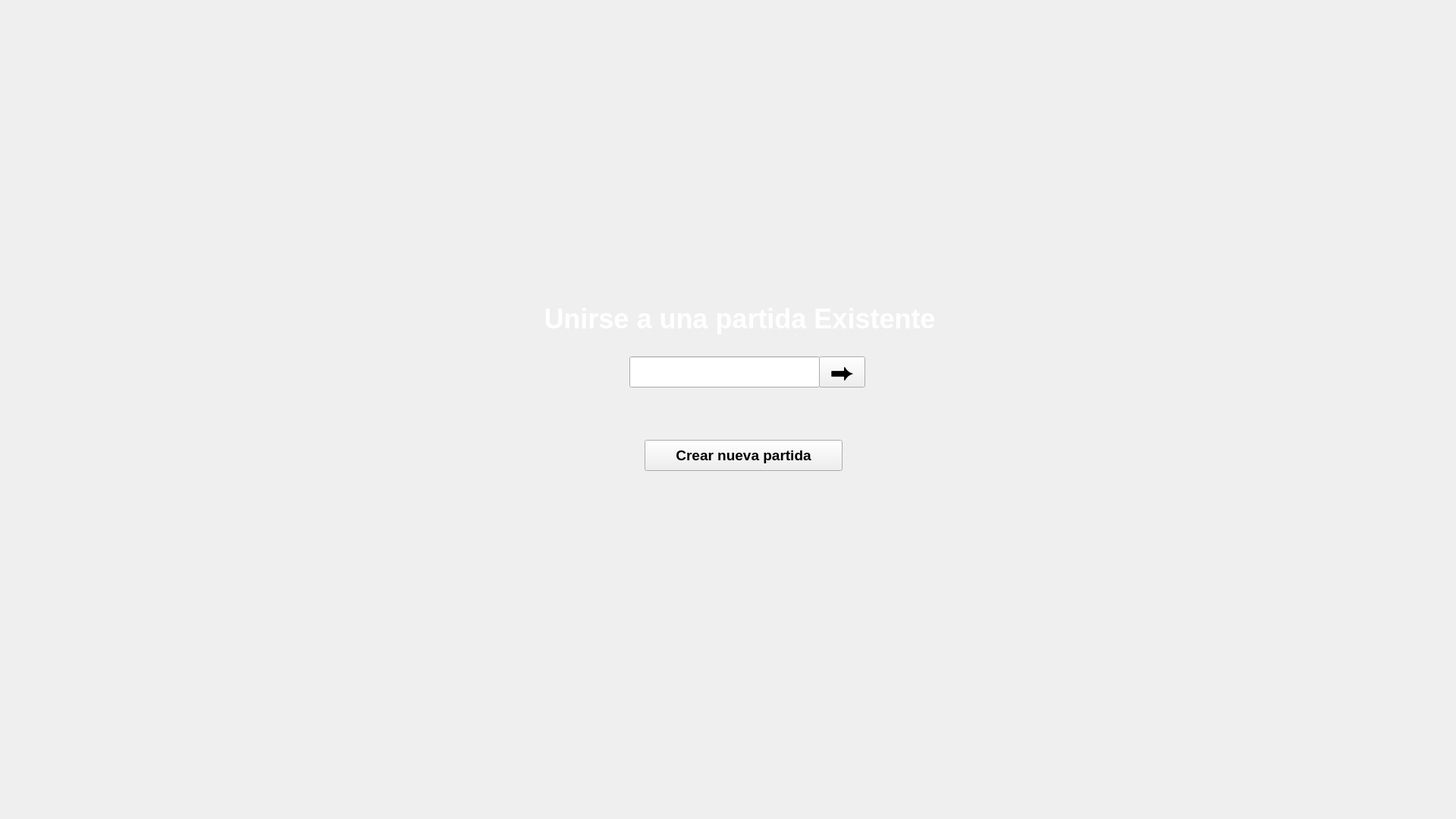
<?xml version="1.0" encoding="UTF-8"?>
<ui version="4.0">
 <class>InitialWindow</class>
 <widget class="QMainWindow" name="InitialWindow">
  <property name="geometry">
   <rect>
    <x>0</x>
    <y>0</y>
    <width>1920</width>
    <height>1080</height>
   </rect>
  </property>
  <property name="windowTitle">
   <string>InitialWindow</string>
  </property>
  <property name="autoFillBackground">
   <bool>true</bool>
  </property>
  <widget class="QWidget" name="centralwidget">
   <property name="autoFillBackground">
    <bool>true</bool>
   </property>
   <widget class="QLabel" name="intro_text">
    <property name="geometry">
     <rect>
      <x>540</x>
      <y>640</y>
      <width>891</width>
      <height>131</height>
     </rect>
    </property>
    <property name="font">
     <font>
      <family>Uroob</family>
      <pointsize>-1</pointsize>
      <italic>false</italic>
      <bold>false</bold>
     </font>
    </property>
    <property name="styleSheet">
     <string notr="true">Color: white; 
font-size: 36px; 

	      </string>
    </property>
    <property name="text">
     <string/>
    </property>
    <property name="textFormat">
     <enum>Qt::MarkdownText</enum>
    </property>
    <property name="alignment">
     <set>Qt::AlignHCenter|Qt::AlignTop</set>
    </property>
   </widget>
   <widget class="QPushButton" name="newlobby">
    <property name="geometry">
     <rect>
      <x>850</x>
      <y>580</y>
      <width>261</width>
      <height>41</height>
     </rect>
    </property>
    <property name="sizePolicy">
     <sizepolicy hsizetype="Minimum" vsizetype="Fixed">
      <horstretch>0</horstretch>
      <verstretch>0</verstretch>
     </sizepolicy>
    </property>
    <property name="font">
     <font>
      <family>System-ui</family>
      <pointsize>14</pointsize>
      <italic>false</italic>
      <bold>true</bold>
      <underline>false</underline>
      <strikeout>false</strikeout>
      <kerning>true</kerning>
     </font>
    </property>
    <property name="layoutDirection">
     <enum>Qt::LeftToRight</enum>
    </property>
    <property name="text">
     <string>Crear nueva partida</string>
    </property>
   </widget>
   <widget class="QLineEdit" name="lobby">
    <property name="geometry">
     <rect>
      <x>830</x>
      <y>470</y>
      <width>251</width>
      <height>41</height>
     </rect>
    </property>
    <property name="font">
     <font>
      <pointsize>17</pointsize>
     </font>
    </property>
    <property name="text">
     <string/>
    </property>
   </widget>
   <widget class="QLabel" name="intro_text_2">
    <property name="geometry">
     <rect>
      <x>700</x>
      <y>400</y>
      <width>551</width>
      <height>61</height>
     </rect>
    </property>
    <property name="font">
     <font>
      <family>System-ui</family>
      <pointsize>-1</pointsize>
      <italic>false</italic>
      <bold>true</bold>
     </font>
    </property>
    <property name="styleSheet">
     <string notr="true">Color: white; 
font-size: 36px; 

	      </string>
    </property>
    <property name="text">
     <string>Unirse a una partida Existente</string>
    </property>
    <property name="textFormat">
     <enum>Qt::MarkdownText</enum>
    </property>
    <property name="alignment">
     <set>Qt::AlignHCenter|Qt::AlignTop</set>
    </property>
   </widget>
   <widget class="QPushButton" name="joinlobby">
    <property name="geometry">
     <rect>
      <x>1080</x>
      <y>470</y>
      <width>61</width>
      <height>41</height>
     </rect>
    </property>
    <property name="font">
     <font>
      <pointsize>24</pointsize>
     </font>
    </property>
    <property name="text">
     <string>⮕</string>
    </property>
   </widget>
  </widget>
 </widget>
 <resources>
  <include location="resources.qrc"/>
 </resources>
 <connections/>
</ui>
